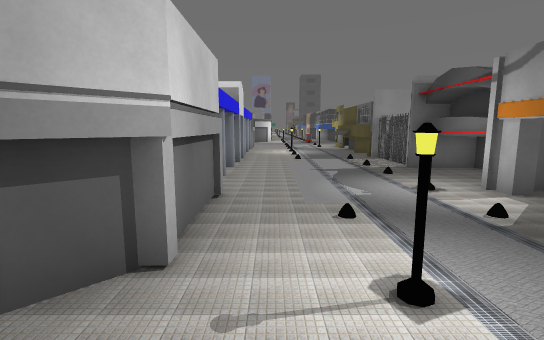
[1] (above)

16 first-person views from a walk through a level from a Godot 3-D game. The camera is 1.5 m above the floor, tilts 8° down and sees 85° across. The floor is counted in squares, 1.3 m on a side. Each view is taken from the middle of a square. On the plan, view 1 faces up. The plan holds only what a view shows up to about 13 squares ahead; the rest is blank. The place goes on beyond the plan. Some surface patterns are stand-ins.

[2]
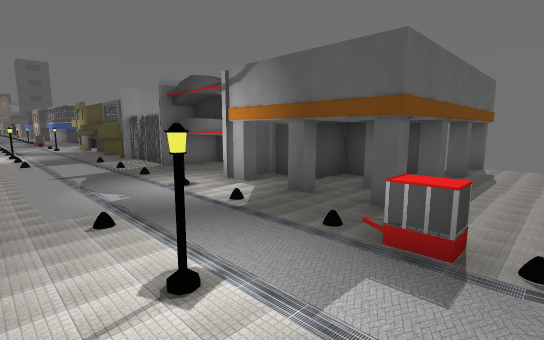

[3]
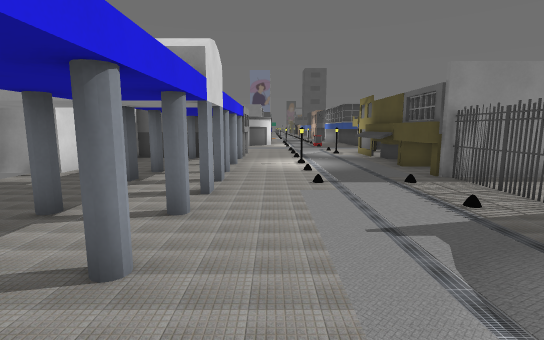

[4]
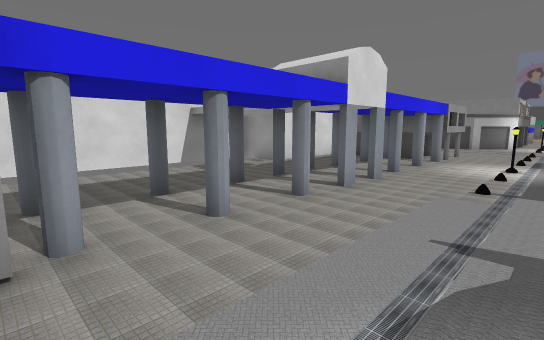

[5]
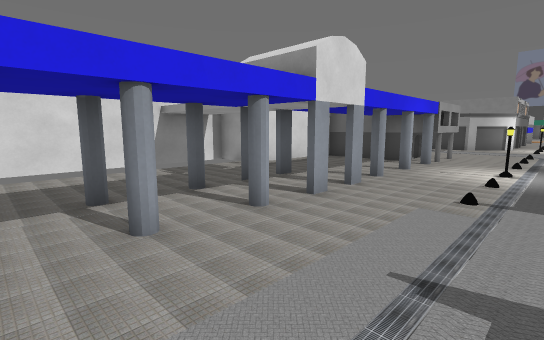

[6]
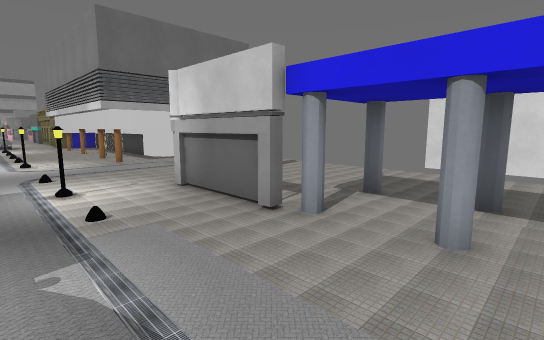

[7]
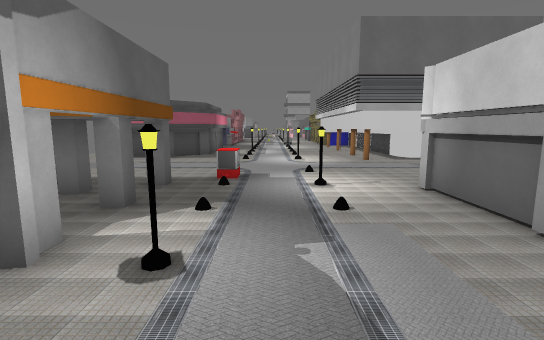

[8]
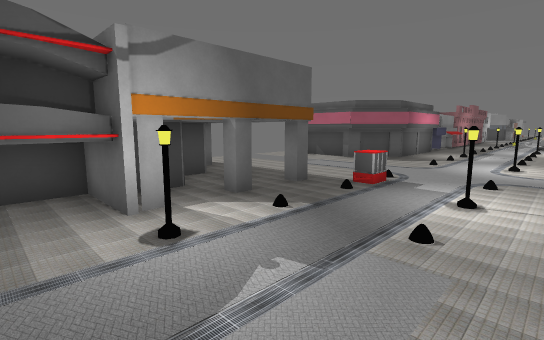

[9]
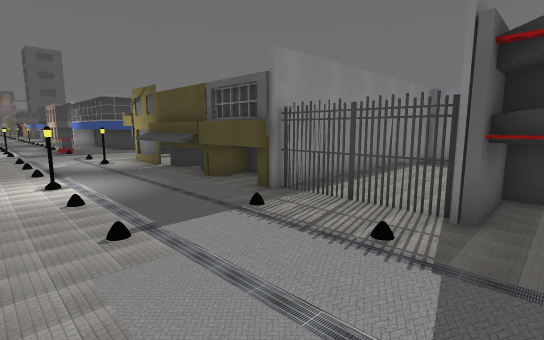

[10]
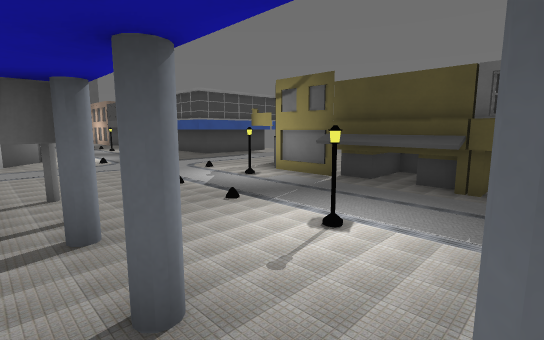

[11]
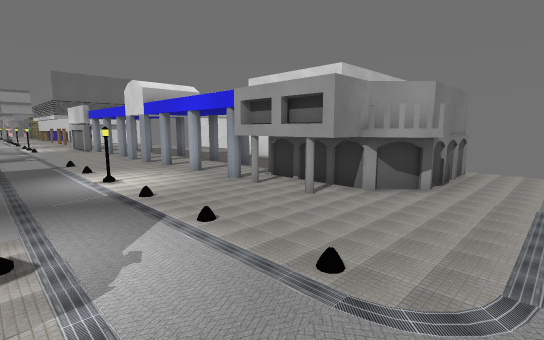

[12]
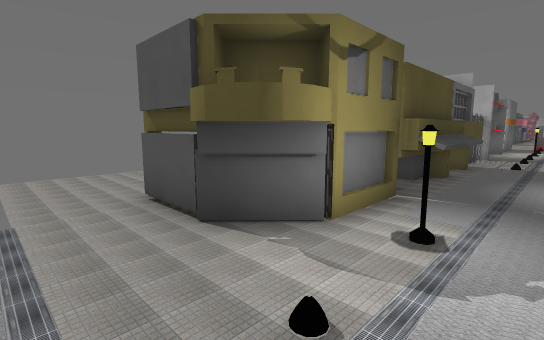

[13]
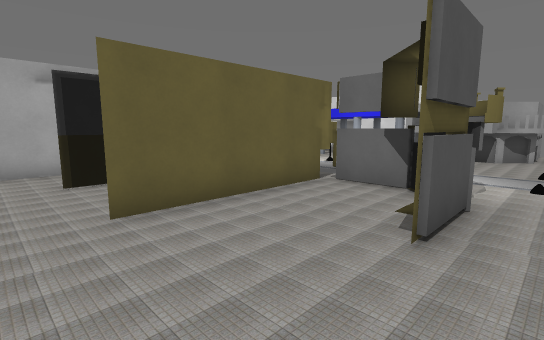

[14]
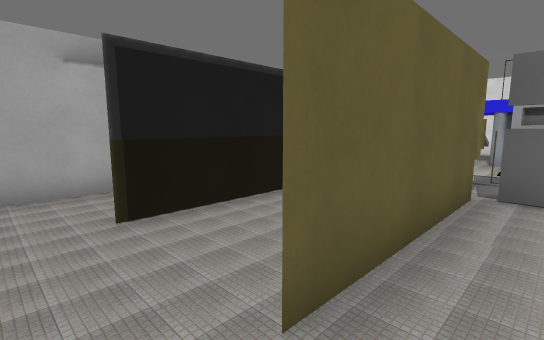

[15]
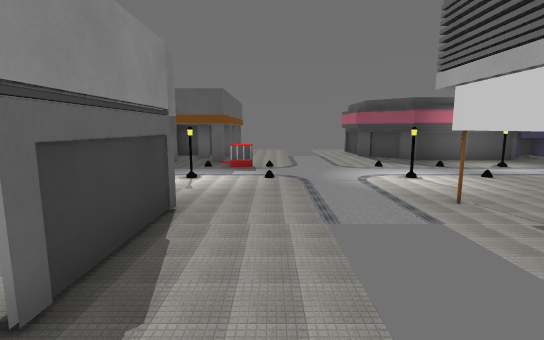

[16]
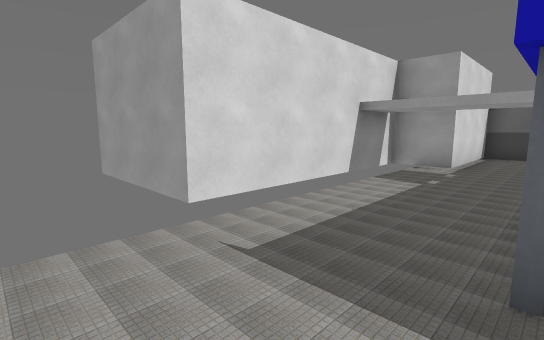

### Floor plan
Key: @ floor where view 1 was taken; # wall or solid block; x gap in a wall; . main floor; : floor 0.25 m higher than the main floor; = window, fence, low wall or low ledge; ^ raised ledge; G garage.
Columns run from 7 left of view 1 to 13 right of it. Each row starts with its distance up from view 1.
 22      .........
 21  .................
 20  .###^.....##=#...
 19     ###...##......
 18     ###....=......
 17  ######.:..######.
 16  #..x......###....
 15  #....#.#..###....
 14  #.........#####..
 13 ##..#.#....##  ...
 12 #...x......#######GGG
 11 #...x.............  G
 10 #...x............
  9 #...#.#....###
  8 #..........#
  7 #...#.#....#
  6 #.........####
  5 #...#.#......#
  4  .... #......##
  3  .... #......###
  2  ....##.#.:#.#.#.#
  1  ..###....^.......
  0  ......@:.:.......
 -1      .........
 -2      .........
 -3     ##..#.......
 -4     ##.......###
 -5      #......#
 -6      #......#

Where each view was taken, in squares from view 1:
view 1: 0 up, 0 right, facing up
view 2: 0 up, 0 right, facing up-right
view 3: 5 up, 0 right, facing up
view 4: 5 up, 2 right, facing up-left
view 5: 6 up, 2 right, facing up-left
view 6: 8 up, 2 right, facing down-left
view 7: 8 up, 2 right, facing down
view 8: 7 up, 0 right, facing down-right
view 9: 8 up, 0 right, facing up-right
view 10: 13 up, 2 left, facing up-right
view 11: 22 up, 3 right, facing down-left
view 12: 22 up, 2 right, facing down-right
view 13: 21 up, 10 right, facing down-left
view 14: 18 up, 10 right, facing down-left
view 15: 0 up, 6 left, facing right
view 16: 3 up, 3 left, facing up-left
